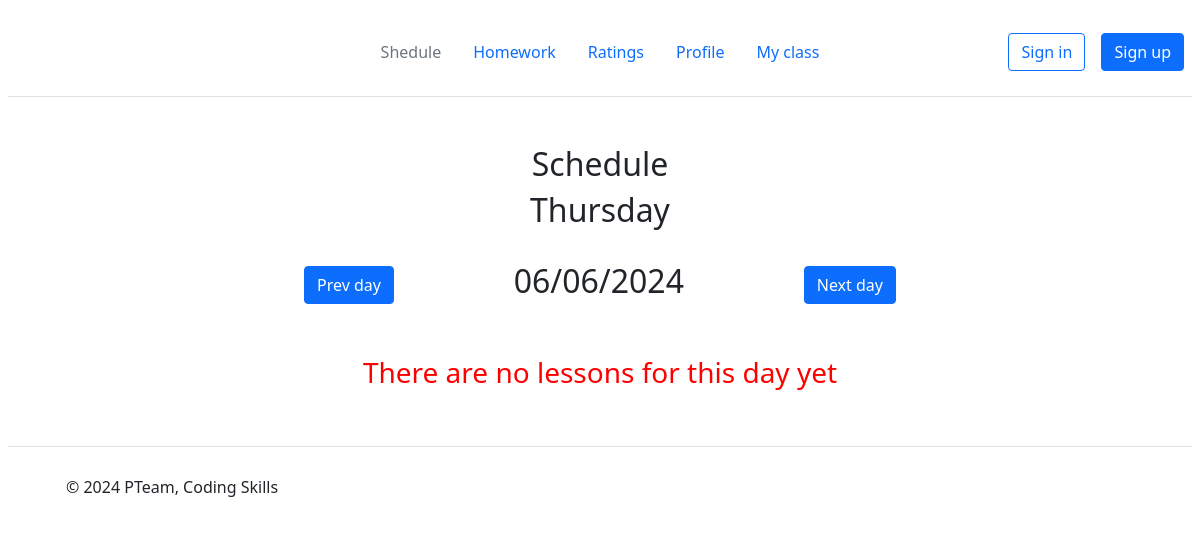
Before: /schedule/06062024/2 (signed in) with the older database file.
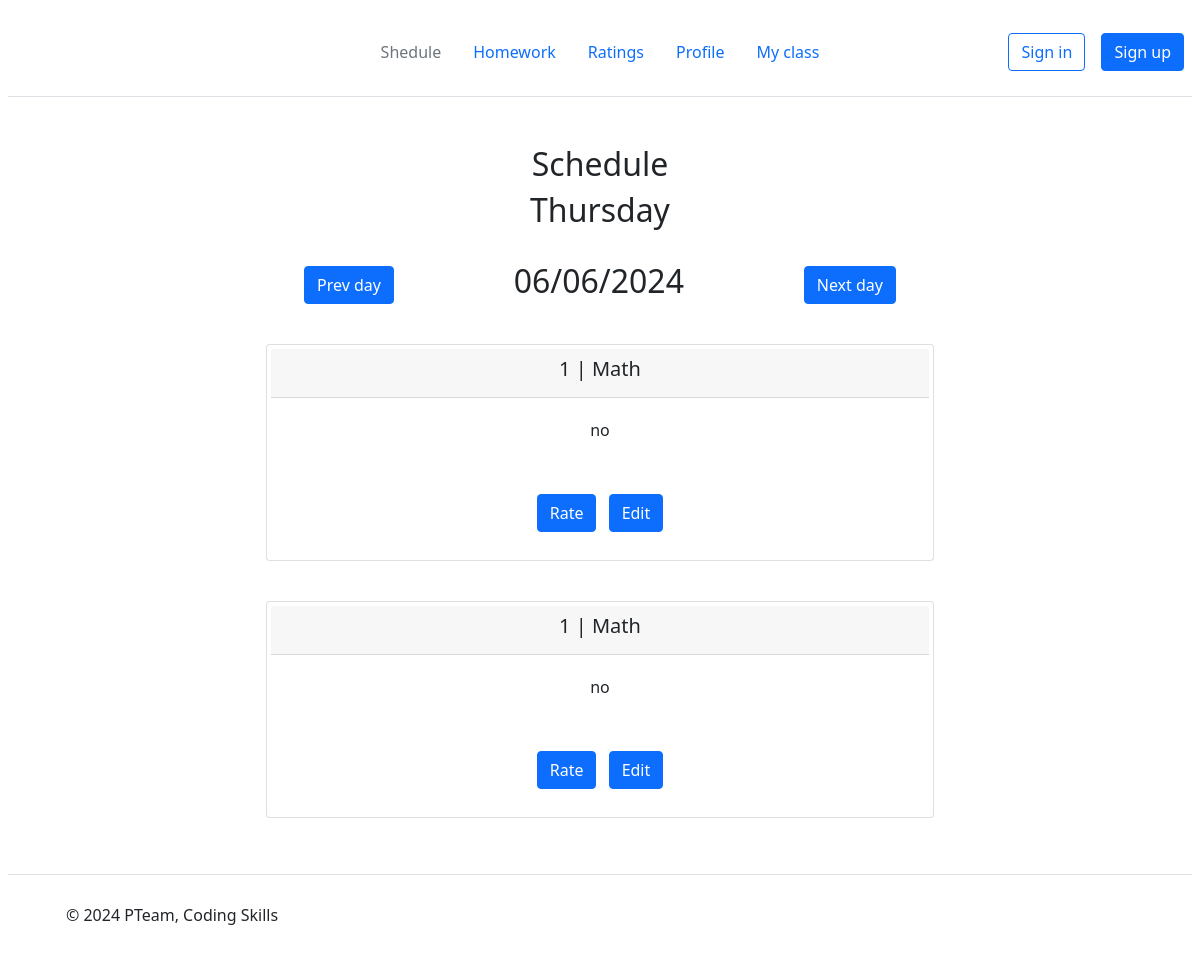
After: the same page with the newer database file.
### models.py (models this page shows)
class Schedule(db.Model):
    id = db.Column(db.Integer, primary_key=True)
    class_num = db.Column(db.String(3), nullable=False)
    class_let = db.Column(db.String(3), nullable=False)
    subject_id = db.Column(db.Integer)
    lesson_number = db.Column(db.Integer)
    teacher_user_id = db.Column(db.Integer)
    homework = db.Column(db.String(50), default='')
    date = db.Column(db.String(20), nullable=False)

class Subjects(db.Model):
    subject_id = db.Column(db.Integer, primary_key=True)
    subject_name = db.Column(db.String(30), nullable=False)

### main.py (the view)
@app.route('/schedule/<date>/<int:user_id>')  # расписание
@login_required
def schedule(date, user_id):
    user = Users.query.filter_by(user_id=user_id).first()
    if not user:
        return render_template('notification.html', message=MESSAGE_LIST[5633], message_id=5633, url=f'/',
                               text='To main')
    if len(date) != 8:
        date = get_time()
        err_date = True
    else:
        date = date[:2] + '/' + date[2:4] + '/' + date[4:]
        err_date = False
    next_day = add_one_day(date)
    next_day = add_one_day(date)
    prev_day = subtract_one_day(date)
    weekday = WEEKDAYS.get(get_weekday(date))
    is_teacher = False
    if user.is_teacher:
        teacher = Teacher.query.filter_by(user_id=user_id).first()
        if not teacher:
            return render_template('notification.html', message=MESSAGE_LIST[5775], message_id=5775, url=f'/',
                                   text='To main')
        day = Schedule.query.filter_by(date=date, teacher_user_id=teacher.user_id)
        is_teacher = True
    elif user.is_student:
        student = Student.query.filter_by(user_id=user_id).first()
        if not student:
            return render_template('notification.html', message=MESSAGE_LIST[5775], message_id=5775, url=f'/',
                                   text='To main')
        day = Schedule.query.filter_by(date=date, class_num=student.class_num, class_let=student.class_let)
    else:
        return render_template('notification.html', message=MESSAGE_LIST[8207], message_id=8207, url=f'/',
                               text='To main')
    if day.count():
        subjects = Subjects.query.all()
        all_subjects = ['null']
        for subj in subjects:
            all_subjects.append(subj.subject_name)
        return render_template('schedule.html', user_id=user_id, day=day, all_subjects=all_subjects, date=date,
                               err_date=err_date, next_day=next_day, prev_day=prev_day, weekday=weekday,
                               is_teacher=is_teacher)
    else:
        return render_template('schedule.html', user_id=user_id, empty_day=True, date=date, next_day=next_day,
                               prev_day=prev_day, weekday=weekday, is_teacher=is_teacher)

### UserLogin.py (called while the page is built)
    def fromDB(self, user_id, db):
        myusers = db.query.all()
        for user1 in myusers:
            if user_id == user1.user_id:
                self.__user = user1
        return self

### functions.py (called while the page is built)
def add_one_day(date_string):
    date_object = datetime.strptime(date_string, "%d/%m/%Y")
    new_date_object = date_object + timedelta(days=1)
    return new_date_object.strftime("%d%m%Y")

def subtract_one_day(date_string):
    date_object = datetime.strptime(date_string, "%d/%m/%Y")
    new_date_object = date_object - timedelta(days=1)
    return new_date_object.strftime("%d%m%Y")

def get_weekday(date_str):
    date_obj = datetime.strptime(date_str, '%d/%m/%Y')
    return date_obj.weekday()

### main.py (called while the page is built)
@login_manager.user_loader
def load_user(user_id):
    return UserLogin().fromDB(user_id, Users)

### templates/schedule.html (shortened to what this page needs)
{% extends "base.html" %}
{% block body%}
<div class="container mt-5">
    <h2>Schedule</h2>
    <h2>{{weekday}}</h2>
    <br>
    <div class="schedule-container">
        <a class="btn btn-primary" href="/schedule/{{prev_day}}/{{user_id}}">Prev day</a>
        <h2>{{date}}</h2>
        <a class="btn btn-primary" href="/schedule/{{next_day}}/{{user_id}}">Next day</a>
    </div>
</div>
{% if empty_day %}
<div class="container mt-5">
    <h3 class="red-text">There are no lessons for this day yet</h3>
</div>
{% endif %}
<br>
{% for lesson in day %}
<div class="prof-container">
    <div class="container">
        <div class="card">
            <div class="card-header">
                {% set sub_id = lesson.subject_id %}
                <h5 class="card-title">{{ lesson.lesson_number }} | {{all_subjects[sub_id]}}</h5>
            </div>
            <div class="card-body">
                <p class="card-text">{{lesson.homework}}</p>
                {% if is_teacher %}
                <div class="container mt-5">
                    <a class="btn btn-primary" href="/schedule/ratings/{{lesson.id}}/{{user_id}}">Rate</a>
                    <a class="btn btn-primary" href="/schedule/homework/{{lesson.id}}/{{user_id}}">Edit</a>
                </div>
                {% endif %}
            </div>
        </div>
    </div>
</div>
<br>
{% endfor %}
{% endblock %}

Changed rows visible on the page:
added Schedule: lesson_number "1", homework "no"
now on this page (row unchanged): Subjects: subject_name "Math"
added Schedule: lesson_number "1", homework "no"
Other visible differences:
text no longer shown: "There are no lessons for this day yet"
